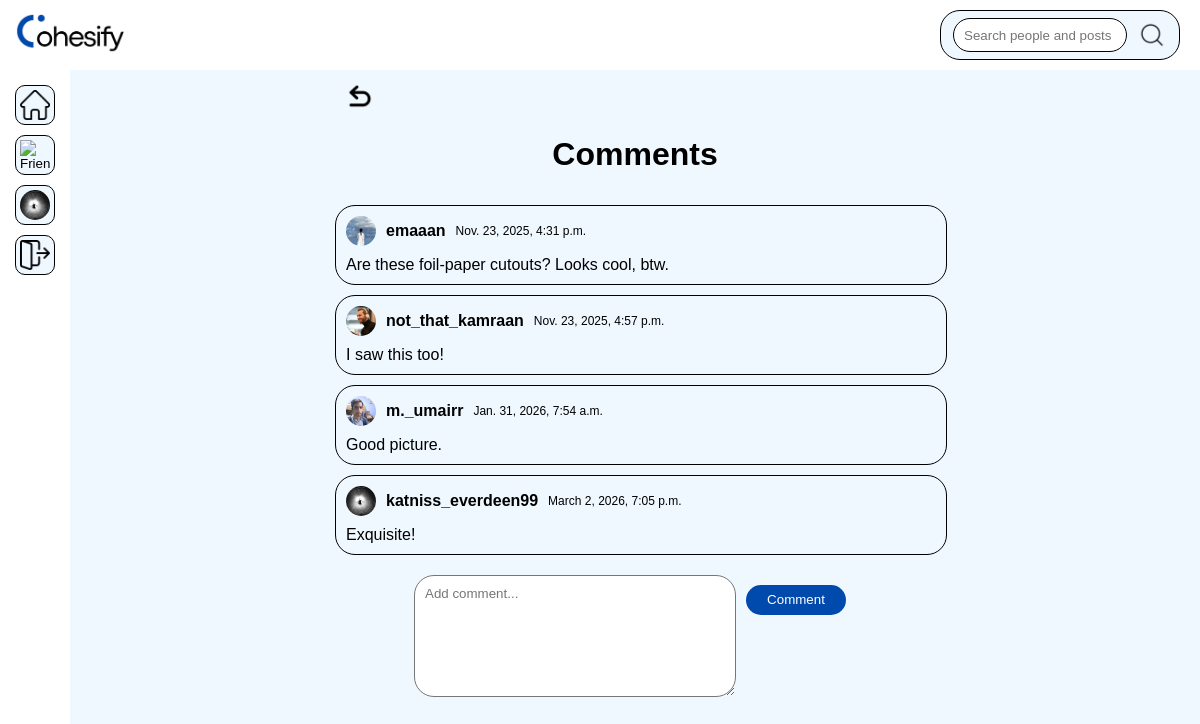
The page /comments/14 (signed in) on the database its author committed.
### cohesify/models.py (models this page shows, shortened)
class User(AbstractUser):
    friends = models.ManyToManyField("self", symmetrical=True, blank=True)
    profile_picture = models.ImageField(
        upload_to="cohesify/profile_pictures/",
        default="cohesify/default_content/default_profile_picture.png",
        blank=True
    )
    @property
    def trimmed_firstname(self):
        name = self.first_name
        if len(name) > 5:
            name = self.first_name[:5] + "..."
        return name

class Comment(models.Model):
    author = models.ForeignKey(User, on_delete=models.CASCADE, related_name="comments")
    post = models.ForeignKey(Post, on_delete=models.CASCADE, related_name="comments")
    created_at = models.DateTimeField(auto_now_add=True)
    text = models.TextField(max_length=1000)

### cohesify/views.py (the view, shortened to what this page needs)
# urls.py: path("comments/<int:post_id>", views.comments, name="comments"),
@login_required(login_url="login")
def comments(request, post_id):
    redirect_view = request.GET.get("redirect_view")
    if redirect_view is None:
        redirect_view = "index"
    posts = models.Post.objects.all()
    post_ids = [p.id for p in posts]
    post = models.Post.objects.get(id=post_id)
    comments = post.comments.all()
    return render(request, "cohesify/comments.html", {
        "comments": comments,
        "post_id": post_id,
        "redirect_link": reverse(redirect_view),
        "redirect_view": redirect_view
    })

### cohesify/templates/cohesify/comments.html (shortened to what this page needs)
{% extends "cohesify/layout.html" %}
{% load static %}
{% block body%}
    <div id="comments-page">
        <div id="redirect-button-container">
            <button>
                <a href="{{ redirect_link }}">
                    <img src="{% static 'cohesify/images/back_icon.png' %}" alt="Back">
                </a>
            </button>
        </div>
        <h1>Comments</h1>
        <div id="comments-container">
            {% if not comments and not message %}
                No comments.
            {% else %}
                {% for comment in comments %}
                    <div class="comment-card">
                        <div class="commenter-details">
                            <img src="{{ comment.author.profile_picture.url }}" alt="PP">
                            <div><strong>{{ comment.author.username }}</strong></div>
                            <div class="comment-date">{{ comment.created_at }}</div>
                        </div>
                        <div class="comment-content">
                            <div>{{ comment.text }}</div>
                        </div>
                    </div>
                {% endfor %}
            {% endif %}
        </div>
        <div id="comment-form-container">
            <form action="{% url 'comments' post_id %}" method="post">
                <textarea id="comment_text" name="comment_text" placeholder="Add comment..."></textarea>
                <button id="comment_submit" type="submit">Comment</button>
            </form>
        </div>
    </div>
{% endblock %}

### cohesify/templates/cohesify/layout.html (shortened to what this page needs)
{% load static %}
<!DOCTYPE html>
<html>
    <head>
        <link rel="stylesheet" href="{% static 'cohesify/css/styles.css' %}">
    </head>
    <body>
        <div id="main-container">
            <div id="header-bar">
                <div id="logo" data-redirect-link="{% url 'index' %}">
                    <img src="{% static 'cohesify/images/cohesify_icon.png' %}" alt="Cohesify">
                </div>
                <div></div>
                <div id="filter-div">
                </div>
                <div id="search-bar">
                    <form action="{% url 'search' %}">
                        <input id="search_bar_keyword" type="text" name="keyword" placeholder="Search people and posts">
                        <button id="search_bar_submit" type="submit">
                            {% if search_selected %}
                                <img src="{% static 'cohesify/images/search_selected_icon.png' %}" alt="Search">
                            {% else %}
                                <img src="{% static 'cohesify/images/search_icon.png' %}" alt="Search">
                            {% endif %}
                        </button>
                    </form>
                </div>
            </div>
            <div class="content">
                <div id="side-bar">
                    <div id="button-section">
                        <button class="side-bar-button" id="home_button" data-redirect-link="{% url 'index' %}">
                            {% if home_selected %}
                                <img src="{% static 'cohesify/images/home_selected_icon.png' %}" alt="Home">
                            {% else %}
                                <img src="{% static 'cohesify/images/home_icon.png' %}" alt="Home">
                            {% endif %}
                        </button>
                        <button class="side-bar-button" id="friends_button" data-redirect-link="{% url 'friends' %}">
                            {% if friends_selected %}
                                <img src="{% static 'cohesify/images/friends_selected_icon.png' %}" alt="Filter">
                            {% else %}
                                <img src="{% static 'cohesify/images/friends_icon.png' %}" alt="Friends">
                            {% endif %}
                        </button>
                        <button class="side-bar-button" id="profile_button" data-redirect-link="{% url 'profile' %}">
                            {% if profile_selected %}
                                <img src="{% static 'cohesify/images/profile_selected_icon.png' %}" alt="Profile">
                            {% else %}
                                <img class="side-bar-profile-pic" src="{{ user.profile_picture.url }}" alt="Profile">
                            {% endif %}
                        </button>
                        <button class="side-bar-button" id="logout_button" data-logout-url="{% url 'logout' %}">
                            <img src="{% static 'cohesify/images/logout_icon.png' %}" alt="Logout">
                        </button>
                    </div>
                </div>
                <div id="main-screen">
                    {% block body %}
                    {% endblock %}
                </div>
            </div>
        </div>
    </body>
</html>

### cohesify/static/cohesify/css/styles.css (style rules this page uses)
html, body { height: 100%; width: 100%; padding: 0px; margin: 0px; font-family: Arial; }
#main-container { width: 100%; min-height: 100vh; display: flex; flex-direction: column; }
#header-bar { position: sticky; top: 0; background-color: white; width: auto; height: 50px; display: grid; padding: 10px; padding-left: 20px; padding-right: 20px; }
#search-bar { border-radius: 20px; background-color: aliceblue; border: 1px solid black; display: flex; justify-content: center; align-items: center; }
#search-bar form { display: flex; justify-content: center; align-items: center; }
#search-bar input[type="text"] { width: 160px; height: 30px; border-radius: 20px; border: 1px solid black; margin-left: 10px; margin-right: 10px; padding-left: 10px; background-color: white; }
#search-bar button { width: 30px; margin-right: 10px; border-radius: 20px; border: none; display: flex; flex-wrap: wrap; justify-content: center; align-items: center; background-color: aliceblue; cursor: pointer; }
#search-bar img { width: 30px; height: 30px; }
#logo { justify-self: center; align-self: center; cursor: pointer; }
#logo > img { width: 110px; height: 40px; }
.content { width: auto; flex: 1; background-color: aliceblue; display: grid; grid-template-columns: 70px auto; transition: grid-template-columns 0.3s ease; height: auto; }
#side-bar { padding-top: 5px; padding-right: 20px; padding-left: 20px; display: flex; flex-wrap: wrap; justify-content: center; background-color: white; }
#button-section { position: fixed; }
.side-bar-button { margin-top: 10px; margin-bottom: 10px; width: 40px; height: 40px; border-radius: 10px; background-color: aliceblue; border: 1px solid black; cursor: pointer; display: flex; justify-content: center; align-items: center; overflow: hidden; transition: width 0.3s ease; }
.side-bar-button > img { width: 30px; height: 30px; }
.side-bar-profile-pic { border-radius: 100%; }

### cohesify/templates/cohesify/comments.html (style rules this page uses)
#header-bar { grid-template-columns: 100px auto 70px 240px; }
#comments-page { width: 100%; display: flex; flex-wrap: wrap; flex-direction: column; align-items: center; }
#comments-container { margin-top: 10px; margin-bottom: 10px; }
@media (min-width: 499px) { #comments-container, #comment-form-container, #redirect-button-container { width: 600px; } }
#redirect-button-container { margin-top: 10px; }
#redirect-button-container > button { border-radius: 20px; height: 30px; border: none; width: 50px; cursor: pointer; background-color: aliceblue; }
#redirect-button-container img { width: 30px; height: 30px; }
.comment-card { border: 1px solid black; border-radius: 20px; padding-top: 10px; padding-bottom: 10px; margin-bottom: 10px; min-width: 300px; width: 100%; padding-left: 10px; }
.commenter-details { display: flex; flex-direction: row; align-items: center; margin-bottom: 10px; }
.commenter-details > img { height: 30px; width: 30px; border-radius: 100%; margin-right: 10px; }
.commenter-details > div { margin-right: 10px; }
.comment-date { font-size: 12px; }
#comment-form-container { margin-bottom: 10px; }
form { display: flex; flex-wrap: wrap; justify-content: center; }
#comment-form-container button { margin: 10px; height: 30px; width: 100px; color: white; background-color: #004aad; border: none; border-radius: 20px; cursor: pointer; }
textarea { width: 300px; height: 100px; font-family: Arial; border-radius: 20px; padding: 10px; }

### rows shown on the page
User: profile_picture (picture)
Comment: author.profile_picture (picture), author.username "emaaan", created_at "Nov. 23, 2025, 4:31 p.m.", text "Are these foil-paper cutouts? Looks cool, btw."
Comment: author.profile_picture (picture), author.username "not_that_kamraan", created_at "Nov. 23, 2025, 4:57 p.m.", text "I saw this too!"
Comment: author.profile_picture (picture), author.username "m._umairr", created_at "Jan. 31, 2026, 7:54 a.m.", text "Good picture."
Comment: author.profile_picture (picture), author.username "katniss_everdeen99", created_at "March 2, 2026, 7:05 p.m.", text "Exquisite!"
